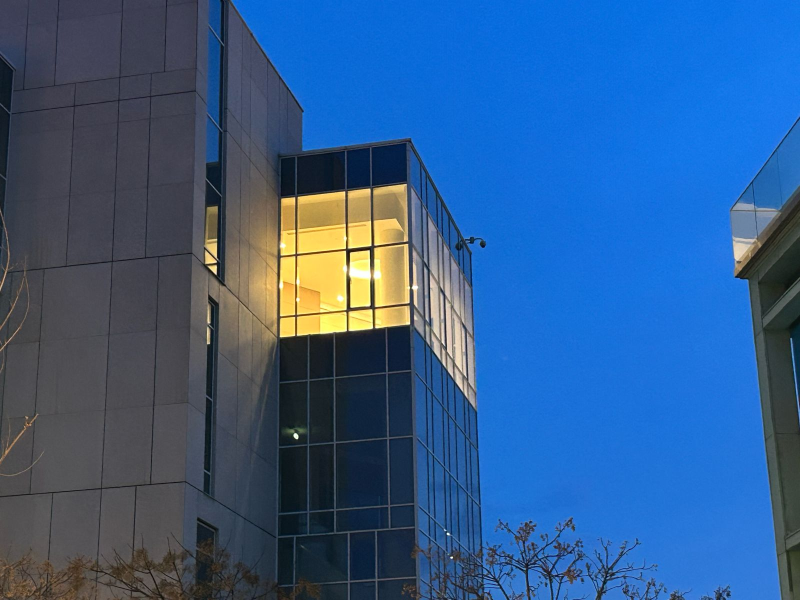
#> input picture images/image_5.jpeg, 1600 x 1200 px (shown at 1/2 size)
$ python interest_points.py
#> lines starting #> are read from the running program, lines starting #| are printed output that depends on the picture
import cv2
import numpy as np
import matplotlib.pyplot as plt

img1 = cv2.imread('images/image_5.jpeg', cv2.IMREAD_GRAYSCALE)  # Query image
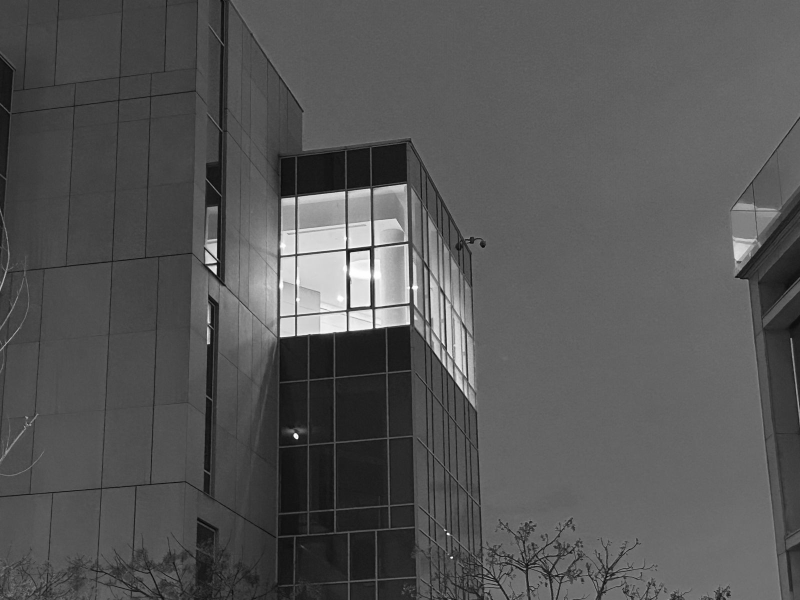
#> img1: shape (1200, 1600) (shown at 1/2 size); min 0, max 255, mean 85.4
img2 = cv2.imread('images/image_6.jpeg', cv2.IMREAD_GRAYSCALE)  # Train image
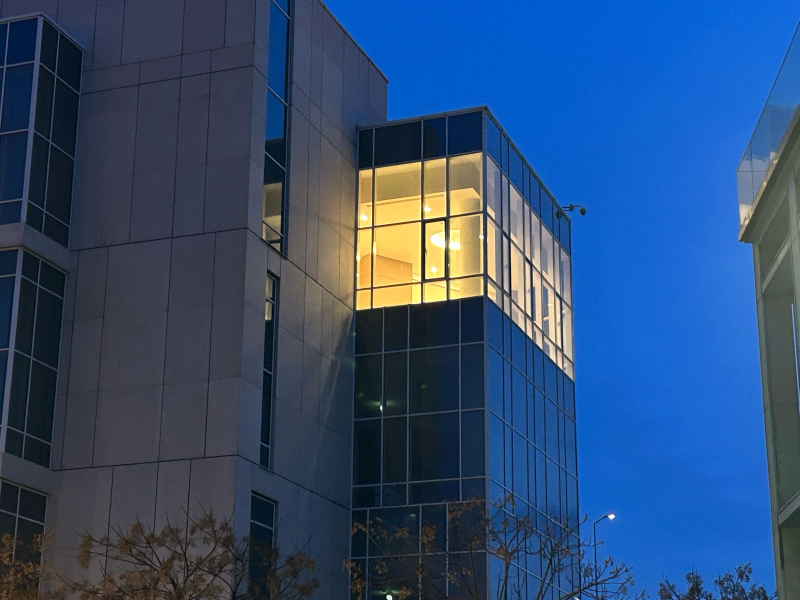
#> input picture images/image_6.jpeg, 1600 x 1200 px (shown at 1/2 size)
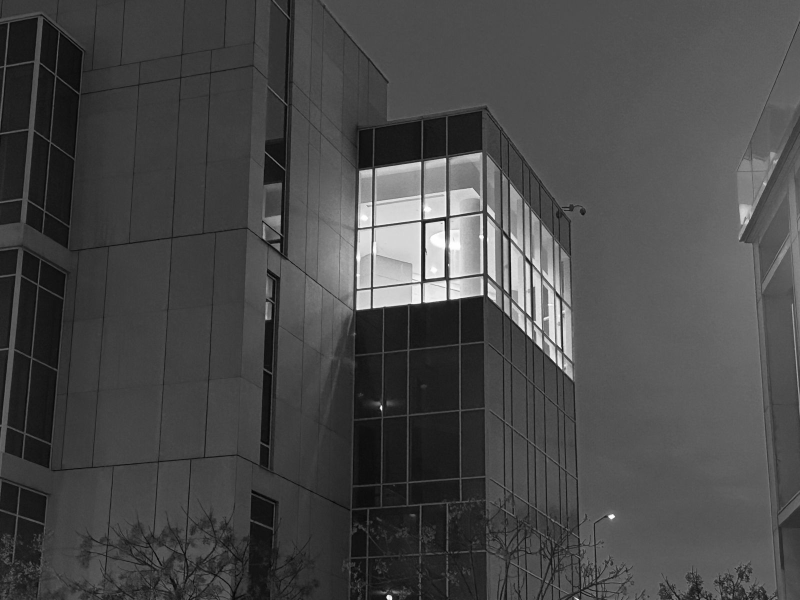
#> img2: shape (1200, 1600) (shown at 1/2 size); min 0, max 255, mean 72.4
orb = cv2.ORB_create(nfeatures=1500)
keypoints1, descriptors1 = orb.detectAndCompute(img1, None)
#> keypoints1 = 1500 keypoints; strongest (x, y, size): (904, 1114, 31), (594, 877, 31), (894, 1067, 31), (589, 871, 64.3)
keypoints2, descriptors2 = orb.detectAndCompute(img2, None)
#> keypoints2 = 1500 keypoints; strongest (x, y, size): (886, 442, 31), (846, 443, 77.1), (887, 443, 37.2), (846, 560, 77.1)
matcher = cv2.BFMatcher(cv2.NORM_HAMMING, crossCheck=True)
matches = matcher.match(descriptors1, descriptors2)
#> matches = 477 matches
matches = sorted(matches, key=lambda x: x.distance)
matched_image = cv2.drawMatches(img1, keypoints1, img2, keypoints2, matches[:50], None, flags=cv2.DrawMatchesFlags_NOT_DRAW_SINGLE_POINTS)
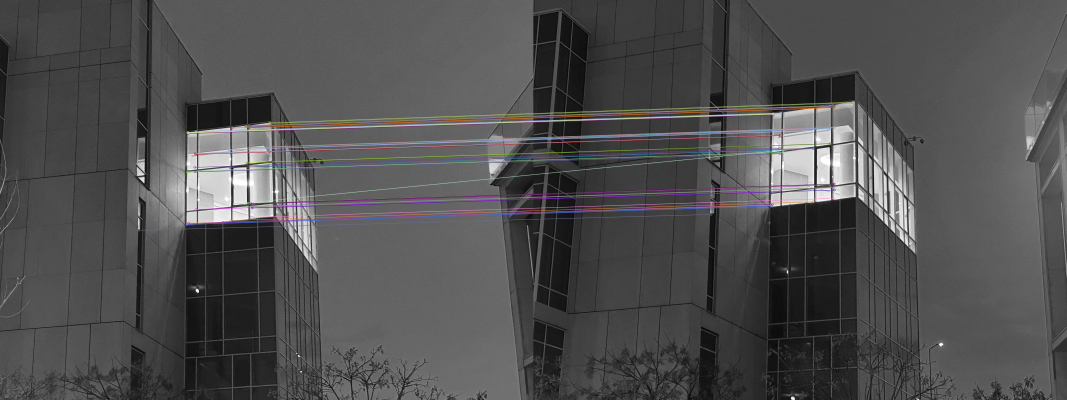
#> matched_image: shape (1200, 3200, 3) (shown at 1/3 size); mean of channels 0, 1, 2 80.1, 79.7, 80.2; drawn as B, G, R

plt.figure(figsize=(12, 6))
plt.imshow(matched_image)
plt.title('Top 50 matches between two images')
plt.show()
